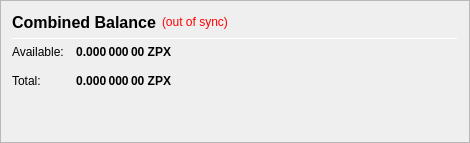
                   <widget class="QFrame" name="frame_CombinedBalances">
                    <property name="minimumSize">
                     <size>
                      <width>470</width>
                      <height>0</height>
                     </size>
                    </property>
                    <property name="frameShape">
                     <enum>QFrame::StyledPanel</enum>
                    </property>
                    <property name="frameShadow">
                     <enum>QFrame::Raised</enum>
                    </property>
                    <layout class="QVBoxLayout" name="verticalLayout_5">
                     <item>
                      <layout class="QHBoxLayout" name="horizontalLayout_5" stretch="0,0,0">
                       <item>
                        <widget class="QLabel" name="label_5z">
                         <property name="minimumSize">
                          <size>
                           <width>0</width>
                           <height>20</height>
                          </size>
                         </property>
                         <property name="font">
                          <font>
                           <pointsize>12</pointsize>
                           <weight>75</weight>
                           <bold>true</bold>
                          </font>
                         </property>
                         <property name="toolTip">
                          <string>Combined Balance (including unconfirmed and immature coins)</string>
                         </property>
                         <property name="text">
                          <string>Combined Balance</string>
                         </property>
                        </widget>
                       </item>
                       <item>
                        <widget class="QLabel" name="labelWalletStatus">
                         <property name="cursor">
                          <cursorShape>WhatsThisCursor</cursorShape>
                         </property>
                         <property name="toolTip">
                          <string>The displayed information may be out of date. Your wallet automatically synchronizes with the Zaprex network after a connection is established, but this process has not completed yet.</string>
                         </property>
                         <property name="styleSheet">
                          <string notr="true">QLabel { color: red; }</string>
                         </property>
                         <property name="text">
                          <string notr="true">(out of sync)</string>
                         </property>
                         <property name="alignment">
                          <set>Qt::AlignLeading|Qt::AlignLeft|Qt::AlignVCenter</set>
                         </property>
                        </widget>
                       </item>
                       <item>
                        <spacer name="horizontalSpacer_1">
                         <property name="orientation">
                          <enum>Qt::Horizontal</enum>
                         </property>
                         <property name="sizeHint" stdset="0">
                          <size>
                           <width>40</width>
                           <height>20</height>
                          </size>
                         </property>
                        </spacer>
                       </item>
                      </layout>
                     </item>
                     <item>
                      <widget class="Line" name="line_CombinedBalance">
                       <property name="minimumSize">
                        <size>
                         <width>0</width>
                         <height>1</height>
                        </size>
                       </property>
                       <property name="maximumSize">
                        <size>
                         <width>16777215</width>
                         <height>1</height>
                        </size>
                       </property>
                       <property name="orientation">
                        <enum>Qt::Horizontal</enum>
                       </property>
                      </widget>
                     </item>
                     <item>
                      <layout class="QGridLayout" name="gridLayout_3">
                       <property name="spacing">
                        <number>12</number>
                       </property>
                       <item row="1" column="0">
                        <widget class="QLabel" name="labelBalanceTextz">
                         <property name="text">
                          <string>Available:</string>
                         </property>
                        </widget>
                       </item>
                       <item row="1" column="1">
                        <widget class="QLabel" name="labelBalancez">
                         <property name="font">
                          <font>
                           <weight>75</weight>
                           <bold>true</bold>
                          </font>
                         </property>
                         <property name="cursor">
                          <cursorShape>IBeamCursor</cursorShape>
                         </property>
                         <property name="toolTip">
                          <string>Your current spendable balance</string>
                         </property>
                         <property name="text">
                          <string notr="true">0.000 000 00 ZPX</string>
                         </property>
                         <property name="alignment">
                          <set>Qt::AlignRight|Qt::AlignTrailing|Qt::AlignVCenter</set>
                         </property>
                         <property name="textInteractionFlags">
                          <set>Qt::LinksAccessibleByMouse|Qt::TextSelectableByKeyboard|Qt::TextSelectableByMouse</set>
                         </property>
                        </widget>
                       </item>
                       <item row="2" column="0">
                        <widget class="QLabel" name="labelTotalTextz">
                         <property name="text">
                          <string>Total:</string>
                         </property>
                        </widget>
                       </item>
                       <item row="2" column="1">
                        <widget class="QLabel" name="labelTotalz">
                         <property name="font">
                          <font>
                           <weight>75</weight>
                           <bold>true</bold>
                          </font>
                         </property>
                         <property name="cursor">
                          <cursorShape>IBeamCursor</cursorShape>
                         </property>
                         <property name="toolTip">
                          <string>Total Balance, including all unavailable coins.</string>
                         </property>
                         <property name="text">
                          <string notr="true">0.000 000 00 ZPX</string>
                         </property>
                         <property name="alignment">
                          <set>Qt::AlignRight|Qt::AlignTrailing|Qt::AlignVCenter</set>
                         </property>
                         <property name="textInteractionFlags">
                          <set>Qt::LinksAccessibleByMouse|Qt::TextSelectableByKeyboard|Qt::TextSelectableByMouse</set>
                         </property>
                        </widget>
                       </item>
                       <item row="2" column="3">
                        <spacer name="horizontalSpacer_2">
                         <property name="orientation">
                          <enum>Qt::Horizontal</enum>
                         </property>
                         <property name="sizeHint" stdset="0">
                          <size>
                           <width>40</width>
                           <height>20</height>
                          </size>
                         </property>
                        </spacer>
                       </item>
                      </layout>
                     </item>
                     <item>
                      <spacer name="verticalSpacer_1">
                       <property name="orientation">
                        <enum>Qt::Vertical</enum>
                       </property>
                       <property name="sizeHint" stdset="0">
                        <size>
                         <width>20</width>
                         <height>40</height>
                        </size>
                       </property>
                      </spacer>
                     </item>
                    </layout>
                   </widget>
